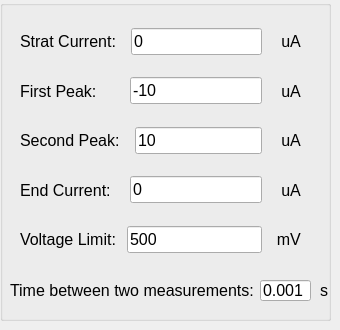
          <widget class="QWidget" name="tab_2">
           <attribute name="title">
            <string>Current Sweep</string>
           </attribute>
           <widget class="QGroupBox" name="groupBox_sweep_current">
            <property name="geometry">
             <rect>
              <x>0</x>
              <y>0</y>
              <width>331</width>
              <height>321</height>
             </rect>
            </property>
            <property name="title">
             <string/>
            </property>
            <widget class="QLabel" name="label_23">
             <property name="geometry">
              <rect>
               <x>10</x>
               <y>280</y>
               <width>261</width>
               <height>21</height>
              </rect>
             </property>
             <property name="font">
              <font>
               <pointsize>12</pointsize>
              </font>
             </property>
             <property name="text">
              <string>Time between two measurements:</string>
             </property>
            </widget>
            <widget class="QLineEdit" name="lineEdit_current_time_measurements">
             <property name="geometry">
              <rect>
               <x>260</x>
               <y>280</y>
               <width>51</width>
               <height>21</height>
              </rect>
             </property>
             <property name="font">
              <font>
               <pointsize>12</pointsize>
              </font>
             </property>
             <property name="text">
              <string>0.001</string>
             </property>
            </widget>
            <widget class="QLabel" name="label_24">
             <property name="geometry">
              <rect>
               <x>320</x>
               <y>280</y>
               <width>16</width>
               <height>20</height>
              </rect>
             </property>
             <property name="font">
              <font>
               <pointsize>12</pointsize>
              </font>
             </property>
             <property name="text">
              <string>s</string>
             </property>
            </widget>
            <widget class="QWidget" name="layoutWidget_6">
             <property name="geometry">
              <rect>
               <x>20</x>
               <y>20</y>
               <width>281</width>
               <height>241</height>
              </rect>
             </property>
             <layout class="QVBoxLayout" name="verticalLayout_5">
              <item>
               <layout class="QHBoxLayout" name="horizontalLayout_4">
                <item>
                 <widget class="QLabel" name="label_2">
                  <property name="font">
                   <font>
                    <pointsize>12</pointsize>
                   </font>
                  </property>
                  <property name="text">
                   <string>Strat Current:  </string>
                  </property>
                 </widget>
                </item>
                <item>
                 <widget class="QLineEdit" name="lineEdit_start_current">
                  <property name="font">
                   <font>
                    <pointsize>12</pointsize>
                   </font>
                  </property>
                  <property name="text">
                   <string>0</string>
                  </property>
                 </widget>
                </item>
                <item>
                 <widget class="QLabel" name="label_4">
                  <property name="font">
                   <font>
                    <pointsize>12</pointsize>
                   </font>
                  </property>
                  <property name="text">
                   <string>   uA</string>
                  </property>
                 </widget>
                </item>
               </layout>
              </item>
              <item>
               <layout class="QHBoxLayout" name="horizontalLayout_5">
                <item>
                 <widget class="QLabel" name="label_6">
                  <property name="font">
                   <font>
                    <pointsize>12</pointsize>
                   </font>
                  </property>
                  <property name="text">
                   <string>First Peak:      </string>
                  </property>
                 </widget>
                </item>
                <item>
                 <widget class="QLineEdit" name="lineEdit_first_current">
                  <property name="font">
                   <font>
                    <pointsize>12</pointsize>
                   </font>
                  </property>
                  <property name="text">
                   <string>-10</string>
                  </property>
                 </widget>
                </item>
                <item>
                 <widget class="QLabel" name="label_5">
                  <property name="font">
                   <font>
                    <pointsize>12</pointsize>
                   </font>
                  </property>
                  <property name="text">
                   <string>   uA</string>
                  </property>
                 </widget>
                </item>
               </layout>
              </item>
              <item>
               <layout class="QHBoxLayout" name="horizontalLayout_17">
                <item>
                 <widget class="QLabel" name="label_35">
                  <property name="font">
                   <font>
                    <pointsize>12</pointsize>
                   </font>
                  </property>
                  <property name="text">
                   <string>Second Peak:  </string>
                  </property>
                 </widget>
                </item>
                <item>
                 <widget class="QLineEdit" name="lineEdit_second_current">
                  <property name="font">
                   <font>
                    <pointsize>12</pointsize>
                   </font>
                  </property>
                  <property name="text">
                   <string>10</string>
                  </property>
                 </widget>
                </item>
                <item>
                 <widget class="QLabel" name="label_36">
                  <property name="font">
                   <font>
                    <pointsize>12</pointsize>
                   </font>
                  </property>
                  <property name="text">
                   <string>   uA</string>
                  </property>
                 </widget>
                </item>
               </layout>
              </item>
              <item>
               <layout class="QHBoxLayout" name="horizontalLayout_6">
                <item>
                 <widget class="QLabel" name="label_7">
                  <property name="font">
                   <font>
                    <pointsize>12</pointsize>
                   </font>
                  </property>
                  <property name="text">
                   <string>End Current:   </string>
                  </property>
                 </widget>
                </item>
                <item>
                 <widget class="QLineEdit" name="lineEdit_end_current">
                  <property name="font">
                   <font>
                    <pointsize>12</pointsize>
                   </font>
                  </property>
                  <property name="text">
                   <string>0</string>
                  </property>
                 </widget>
                </item>
                <item>
                 <widget class="QLabel" name="label_37">
                  <property name="font">
                   <font>
                    <pointsize>12</pointsize>
                   </font>
                  </property>
                  <property name="text">
                   <string>   uA</string>
                  </property>
                 </widget>
                </item>
               </layout>
              </item>
              <item>
               <layout class="QHBoxLayout" name="horizontalLayout_7">
                <item>
                 <widget class="QLabel" name="label_9">
                  <property name="font">
                   <font>
                    <pointsize>12</pointsize>
                   </font>
                  </property>
                  <property name="text">
                   <string>Voltage Limit: </string>
                  </property>
                 </widget>
                </item>
                <item>
                 <widget class="QLineEdit" name="lineEdit_voltage_limit">
                  <property name="font">
                   <font>
                    <pointsize>12</pointsize>
                   </font>
                  </property>
                  <property name="text">
                   <string>500</string>
                  </property>
                 </widget>
                </item>
                <item>
                 <widget class="QLabel" name="label_10">
                  <property name="font">
                   <font>
                    <pointsize>12</pointsize>
                   </font>
                  </property>
                  <property name="text">
                   <string>  mV</string>
                  </property>
                 </widget>
                </item>
               </layout>
              </item>
             </layout>
            </widget>
           </widget>
          </widget>
